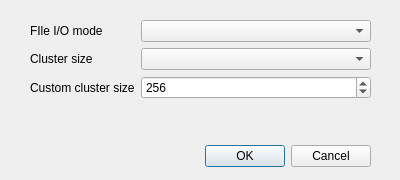
<?xml version="1.0" encoding="UTF-8"?>
<ui version="4.0">
 <class>FileIOSettingsDialog</class>
 <widget class="QDialog" name="FileIOSettingsDialog">
  <property name="geometry">
   <rect>
    <x>0</x>
    <y>0</y>
    <width>400</width>
    <height>180</height>
   </rect>
  </property>
  <property name="windowTitle">
   <string>Sega Saturn RAM Backup parser</string>
  </property>
  <widget class="QDialogButtonBox" name="buttonBox">
   <property name="geometry">
    <rect>
     <x>30</x>
     <y>140</y>
     <width>341</width>
     <height>32</height>
    </rect>
   </property>
   <property name="orientation">
    <enum>Qt::Horizontal</enum>
   </property>
   <property name="standardButtons">
    <set>QDialogButtonBox::Cancel|QDialogButtonBox::Ok</set>
   </property>
  </widget>
  <widget class="QWidget" name="formLayoutWidget">
   <property name="geometry">
    <rect>
     <x>30</x>
     <y>20</y>
     <width>341</width>
     <height>121</height>
    </rect>
   </property>
   <layout class="QFormLayout" name="formLayout">
    <property name="fieldGrowthPolicy">
     <enum>QFormLayout::AllNonFixedFieldsGrow</enum>
    </property>
    <item row="0" column="0">
     <widget class="QLabel" name="label">
      <property name="text">
       <string>FIle I/O mode</string>
      </property>
     </widget>
    </item>
    <item row="0" column="1">
     <widget class="QComboBox" name="FileIOModeComboBox"/>
    </item>
    <item row="1" column="0">
     <widget class="QLabel" name="label_2">
      <property name="text">
       <string>Cluster size</string>
      </property>
     </widget>
    </item>
    <item row="1" column="1">
     <widget class="QComboBox" name="ClusterSizeComboBox"/>
    </item>
    <item row="2" column="1">
     <widget class="QSpinBox" name="CustomClusterSizeSpinBox">
      <property name="minimum">
       <number>64</number>
      </property>
      <property name="maximum">
       <number>8192</number>
      </property>
      <property name="singleStep">
       <number>16</number>
      </property>
      <property name="value">
       <number>256</number>
      </property>
     </widget>
    </item>
    <item row="2" column="0">
     <widget class="QLabel" name="label_3">
      <property name="text">
       <string>Custom cluster size</string>
      </property>
     </widget>
    </item>
   </layout>
  </widget>
 </widget>
 <resources/>
 <connections>
  <connection>
   <sender>buttonBox</sender>
   <signal>accepted()</signal>
   <receiver>FileIOSettingsDialog</receiver>
   <slot>accept()</slot>
   <hints>
    <hint type="sourcelabel">
     <x>248</x>
     <y>254</y>
    </hint>
    <hint type="destinationlabel">
     <x>157</x>
     <y>274</y>
    </hint>
   </hints>
  </connection>
  <connection>
   <sender>buttonBox</sender>
   <signal>rejected()</signal>
   <receiver>FileIOSettingsDialog</receiver>
   <slot>reject()</slot>
   <hints>
    <hint type="sourcelabel">
     <x>316</x>
     <y>260</y>
    </hint>
    <hint type="destinationlabel">
     <x>286</x>
     <y>274</y>
    </hint>
   </hints>
  </connection>
 </connections>
</ui>
